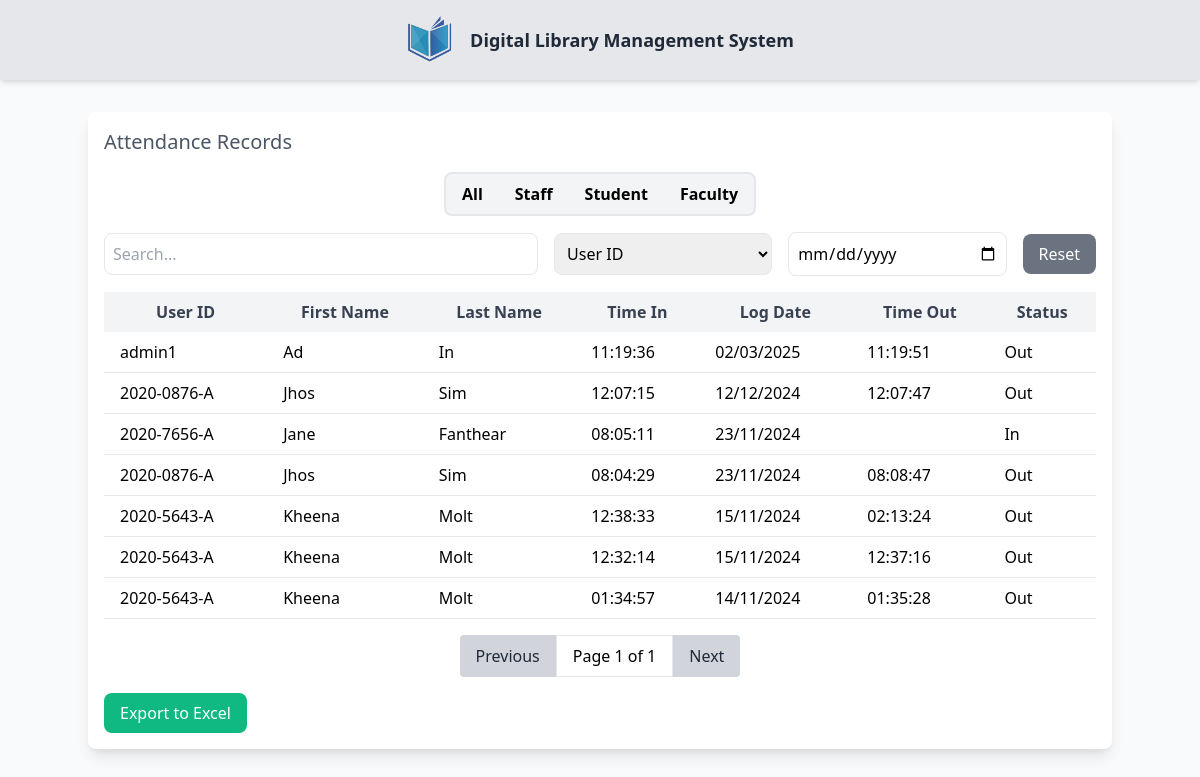
The app's page /dashboard/page/QRscan/index_lib.php, older data.
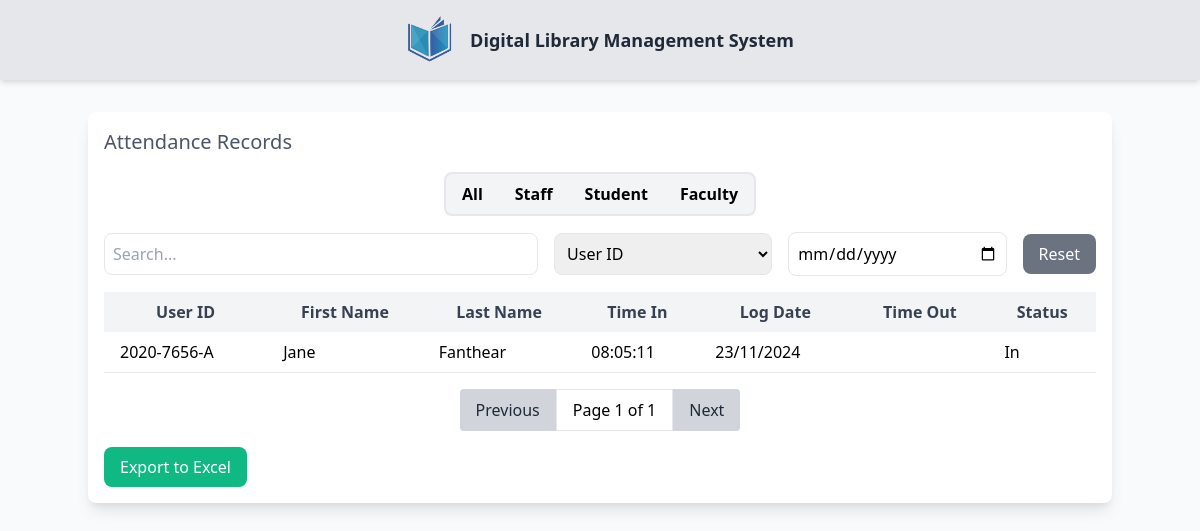
The same page, newer data.
### tables this page shows
CREATE TABLE `attendance` (
  `ID` int(11) NOT NULL,
  `IDno` varchar(50) NOT NULL,
  `TIMEIN` time DEFAULT NULL,
  `TIMEOUT` time DEFAULT NULL,
  `LOGDATE` date NOT NULL,
  `STATUS` tinyint(1) DEFAULT 0
);

CREATE TABLE `users_info` (
  `IDno` varchar(11) NOT NULL,
  `Fname` varchar(50) DEFAULT NULL,
  `Sname` varchar(50) DEFAULT NULL,
  `Mname` varchar(50) DEFAULT NULL,
  `Ename` varchar(50) DEFAULT NULL,
  `gender` varchar(10) DEFAULT NULL,
  `photo` varchar(255) DEFAULT NULL,
  `email` varchar(100) DEFAULT NULL,
  `contact` varchar(20) DEFAULT NULL,
  `municipality` varchar(100) DEFAULT NULL,
  `barangay` varchar(100) DEFAULT NULL,
  `province` varchar(100) DEFAULT NULL,
  `DOB` date DEFAULT NULL,
  `college` varchar(100) DEFAULT NULL,
  `course` varchar(100) DEFAULT NULL,
  `yrLVL` varchar(50) DEFAULT NULL,
  `A_LVL` varchar(11) DEFAULT NULL,
  `personnel_type` enum('Teaching Personnel','Non-Teaching Personnel') DEFAULT NULL,
  `status_details` enum('active','inactive','restricted') DEFAULT NULL,
  `username` varchar(50) DEFAULT NULL,
  `password` varchar(255) DEFAULT NULL,
  `U_Type` enum('admin','student','staff','librarian','faculty') DEFAULT NULL,
  `status_log` enum('pending','approved','rejected') DEFAULT NULL
);

### dashboard/page/QRscan/index_lib.php (the view, shortened to what this page needs)
<?php
include '../../config.php';
$attendanceQuery = "   SELECT a.ID, a.IDno, u.Fname, u.Sname, a.TIMEIN, a.TIMEOUT, a.LOGDATE, a.STATUS , u.U_type
    FROM attendance a
    JOIN users_info u ON a.IDno = u.IDno
    ORDER BY a.LOGDATE DESC, a.TIMEIN DESC";
$query = $conn->query($attendanceQuery);
?>
<!DOCTYPE html>
<html lang="en">
<head>
    <link href="https://cdn.jsdelivr.net/npm/tailwindcss@2.0.0-alpha.1/dist/tailwind.min.css" rel="stylesheet">
</head>
<body class="bg-gray-50">
    <div class="flex items-center justify-center bg-gray-200 p-4 shadow-md">
        <a href="../index.php">
            <img src="../../../Registration/pic/logo wu.png" alt="Logo" class="h-12 w-12 mr-4">
        </a>
        <strong class="text-lg font-semibold text-gray-800">Digital Library Management System</strong>
    </div>
    <div class="container mx-auto">
        <div class="flex justify-center items-center flex-wrap min-h-[80vh] pt-8">
            <div class="w-full md:w-full p-4 bg-white rounded-lg shadow-lg">
                <h2 class="text-xl font-medium text-gray-600 mb-4">Attendance Records</h2>
                <div class="flex justify-center items-center w-full md:w-auto mb-4">
                    <div class="radio-input flex rounded-lg border-2 border-gray-200 bg-gray-100 overflow-hidden ">
                        <label class="flex-1 text-center px-4 py-2 font-semibold text-black cursor-pointer transition-all hover:bg-blue-300">
                            <span>All</span>
                        </label>
                        <label class="flex-1 text-center px-4 py-2 font-semibold text-black cursor-pointer transition-all hover:bg-blue-300">
                            <span>Staff</span>
                        </label>
                        <label class="flex-1 text-center px-4 py-2 font-semibold text-black cursor-pointer transition-all hover:bg-blue-300">
                            <span>Student</span>
                        </label>
                        <label class="flex-1 text-center px-4 py-2 font-semibold text-black cursor-pointer transition-all hover:bg-blue-300">
                            <span>Faculty</span>
                        </label>
                    </div>
                </div>
                <div class="flex flex-col md:flex-row justify-between items-center gap-4 mb-4">
                    <input type="text" id="searchInput" placeholder="Search..." class="w-full md:w-1/2 p-2 border rounded-lg" onkeyup="renderTable()">
                    <select id="searchCategory" class="w-full md:w-1/4 p-2 border rounded-lg">
                        <option value="IDno">User ID</option>
                    </select>
                    <input type="date" id="dateInput" class="w-full md:w-1/4 p-2 border rounded-lg" onchange="renderTable()">
                    <button id="resetButton" class="bg-gray-500 text-white py-2 px-4 rounded-lg" onclick="resetFilters()">Reset</button>
                </div>
                <table id="attendanceTable" class="min-w-full table-auto border-collapse">
                    <thead>
                        <tr class="bg-gray-100">
                            <th class="px-4 py-2 text-gray-700">User ID</th>
                            <th class="px-4 py-2 text-gray-700">First Name</th>
                            <th class="px-4 py-2 text-gray-700">Last Name</th>
                            <th class="px-4 py-2 text-gray-700">Time In</th>
                            <th class="px-4 py-2 text-gray-700">Log Date</th>
                            <th class="px-4 py-2 text-gray-700">Time Out</th>
                            <th class="px-4 py-2 text-gray-700">Status</th>
                        </tr>
                    </thead>
                    <tbody id="tableBody">
                        <?php while ($row = $query->fetch_assoc()) { ?>
                            <tr class="border-b user-row" data-user-type="<?php echo htmlspecialchars($row['U_type']); ?>">
                                <td class="px-4 py-2"><?php echo $row['IDno']; ?></td>
                                <td class="px-4 py-2"><?php echo $row['Fname']; ?></td>
                                <td class="px-4 py-2"><?php echo $row['Sname']; ?></td>
                                <td class="px-4 py-2"><?php echo $row['TIMEIN']; ?></td>
                                <td class="px-4 py-2"><?php echo date('d/m/Y', strtotime($row['LOGDATE'])); ?></td>
                                <td class="px-4 py-2"><?php echo $row['TIMEOUT']; ?></td>
                                <td class="px-4 py-2"><?php echo $row['STATUS'] == 1 ? 'Out' : 'In'; ?></td>
                            </tr>
                        <?php } ?>
                    </tbody>
                </table>
                <div id="pagination" class="flex justify-center mt-4">
                    <button id="prevBtn" onclick="prevPage()" class="px-4 py-2 bg-gray-300 text-gray-800 rounded-l" disabled>Previous</button>
                    <span id="pageInfo" class="px-4 py-2 bg-white border">Page 1</span>
                    <button id="nextBtn" onclick="nextPage()" class="px-4 py-2 bg-gray-300 text-gray-800 rounded-r">Next</button>
                </div>
                <button class="bg-green-500 text-white py-2 px-4 rounded-lg mt-4" onclick="Export()">Export to Excel</button>
            </div>
        </div>
    </div>
</body>
</html>

Row changes from the older to the newer data that the page shows:
removed attendance: IDno "admin1", IDno.Fname "Ad", IDno.Sname "In", TIMEIN "11:19:36", LOGDATE "02/03/2025", TIMEOUT "11:19:51", STATUS "Out"
removed attendance: IDno "2020-0876-A", IDno.Fname "Jhos", IDno.Sname "Sim", TIMEIN "12:07:15", LOGDATE "12/12/2024", TIMEOUT "12:07:47", STATUS "Out"
removed attendance: IDno "2020-0876-A", IDno.Fname "Jhos", IDno.Sname "Sim", TIMEIN "08:04:29", LOGDATE "23/11/2024", TIMEOUT "08:08:47", STATUS "Out"
removed attendance: IDno "2020-5643-A", IDno.Fname "Kheena", IDno.Sname "Molt", TIMEIN "12:38:33", LOGDATE "15/11/2024", TIMEOUT "02:13:24", STATUS "Out"
removed attendance: IDno "2020-5643-A", IDno.Fname "Kheena", IDno.Sname "Molt", TIMEIN "12:32:14", LOGDATE "15/11/2024", TIMEOUT "12:37:16", STATUS "Out"
removed attendance: IDno "2020-5643-A", IDno.Fname "Kheena", IDno.Sname "Molt", TIMEIN "01:34:57", LOGDATE "14/11/2024", TIMEOUT "01:35:28", STATUS "Out"
